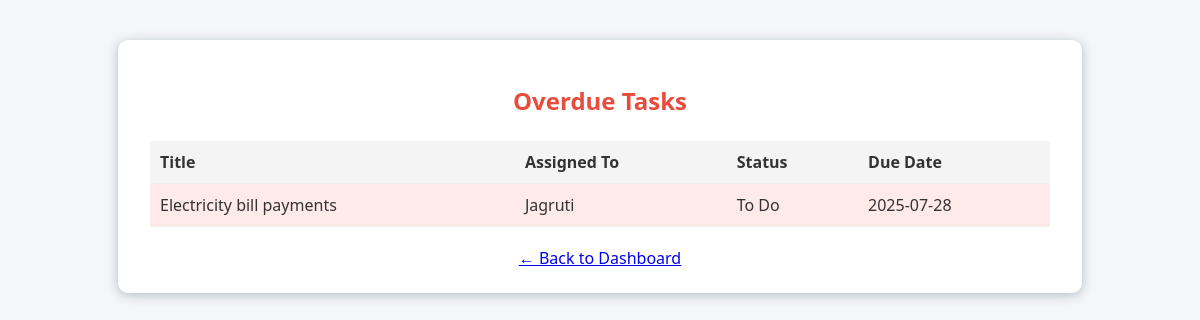
The page /overdue (signed in) on the database as committed earlier.
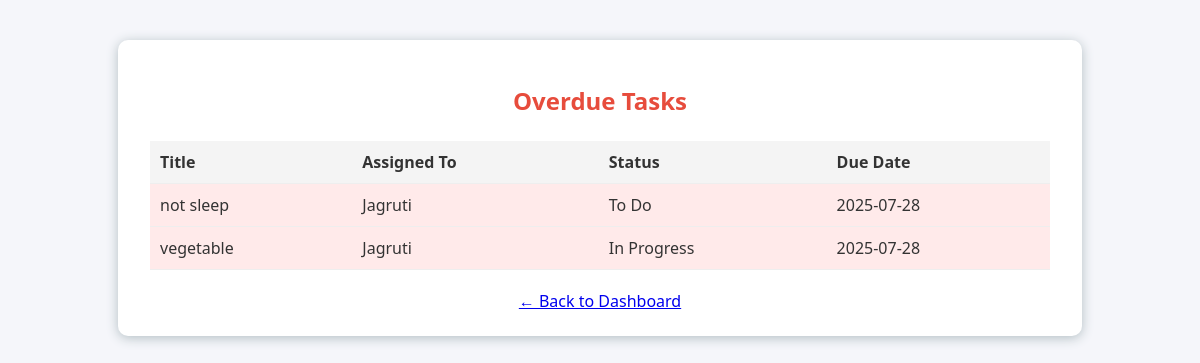
The same page on the database as committed later.
### tables this page shows
CREATE TABLE tasks (
            id INTEGER PRIMARY KEY AUTOINCREMENT,
            title TEXT NOT NULL,
            assigned_to TEXT NOT NULL,
            status TEXT NOT NULL,
            due_date DATETIME,
            created_at DATETIME DEFAULT CURRENT_TIMESTAMP,
            updated_at DATETIME DEFAULT CURRENT_TIMESTAMP,
            FOREIGN KEY (assigned_to) REFERENCES users(username)
        );

### app.py (the view)
@app.route('/overdue')
def overdue_dashboard():
    if 'username' not in session:
        flash('You must be logged in to view overdue tasks.')
        return redirect(url_for('login'))
    conn = get_db_connection()
    today = datetime.today().date()
    if session.get('role') == 'admin':
        tasks = conn.execute('SELECT * FROM tasks WHERE due_date < ? AND status != ? ORDER BY due_date ASC', (today, 'Done')).fetchall()
    else:
        username = session.get('username')
        tasks = conn.execute('SELECT * FROM tasks WHERE assigned_to = ? AND due_date < ? AND status != ? ORDER BY due_date ASC', (username, today, 'Done')).fetchall()
    conn.close()
    return render_template('overdue.html', tasks=tasks)

### app.py (called while the page is built)
def get_db_connection():
    conn = sqlite3.connect('database.db')
    conn.row_factory = sqlite3.Row
    return conn

### templates/overdue.html (shortened to what this page needs)
<!DOCTYPE html>
<html>
<head>
    <link rel="stylesheet" href="/static/style.css">
</head>
<body>
    <div class="overdue-container">
        <h2 class="overdue-title">Overdue Tasks</h2>
        {% if tasks and tasks|length > 0 %}
        <table>
            <tr>
                <th>Title</th>
                <th>Assigned To</th>
                <th>Status</th>
                <th>Due Date</th>
            </tr>
            {% for task in tasks %}
            <tr class="overdue-row">
                <td>{{ task.title }}</td>
                <td>{{ task.assigned_to }}</td>
                <td>{{ task.status }}</td>
                <td>{{ task.due_date }}</td>
            </tr>
            {% endfor %}
        </table>
        {% else %}
        <div class="no-tasks">No overdue tasks!</div>
        {% endif %}
        <div style="text-align:center; margin-top:20px;">
            <a href="{{ url_for('index') }}">&larr; Back to Dashboard</a>
        </div>
    </div>
</body>
</html>

### static/style.css (style rules this page uses)
body { font-family: 'Segoe UI', Arial, sans-serif; margin: 0; background: #f5f6fa; color: #333; }

### templates/overdue.html (style rules this page uses)
.overdue-container { max-width: 900px; margin: 40px auto; background: #fff; padding: 24px 32px; border-radius: 10px; box-shadow: 0 2px 12px #b2bec3; }
.overdue-title { color: #e74c3c; text-align: center; margin-bottom: 24px; }
table { width: 100%; border-collapse: collapse; }
th, td { padding: 10px; border-bottom: 1px solid #eee; text-align: left; }
th { background: #f4f4f4; }
tr.overdue-row { background: #ffeaea; }

Rows that differ between the two databases and show on the page:
removed tasks: title "Electricity bill payments", assigned_to "Jagruti", status "To Do", due_date "2025-07-28"
added tasks: title "not sleep", assigned_to "Jagruti", status "To Do", due_date "2025-07-28"
added tasks: title "vegetable", assigned_to "Jagruti", status "In Progress", due_date "2025-07-28"
